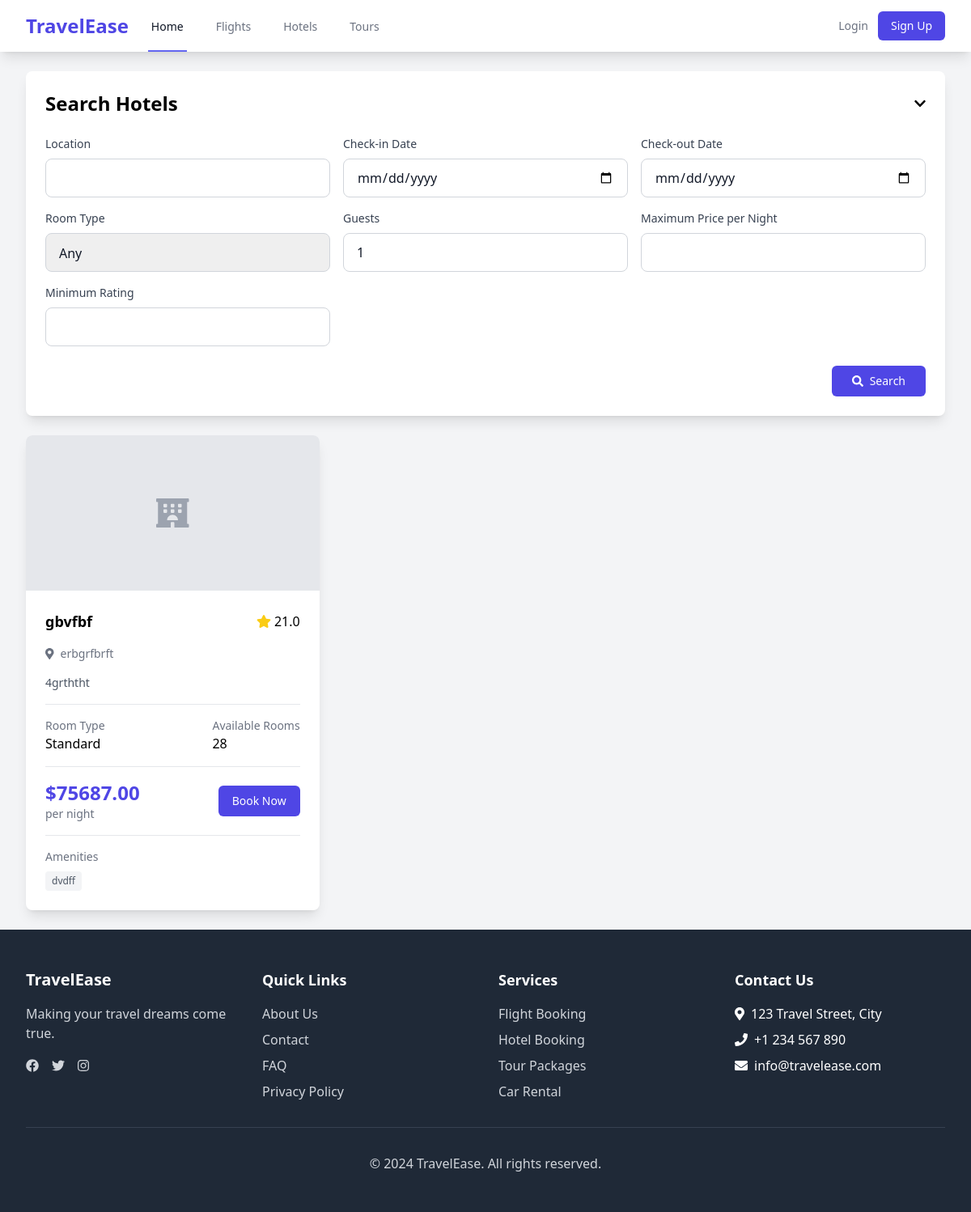
The app's page /hotels/search/, older data.
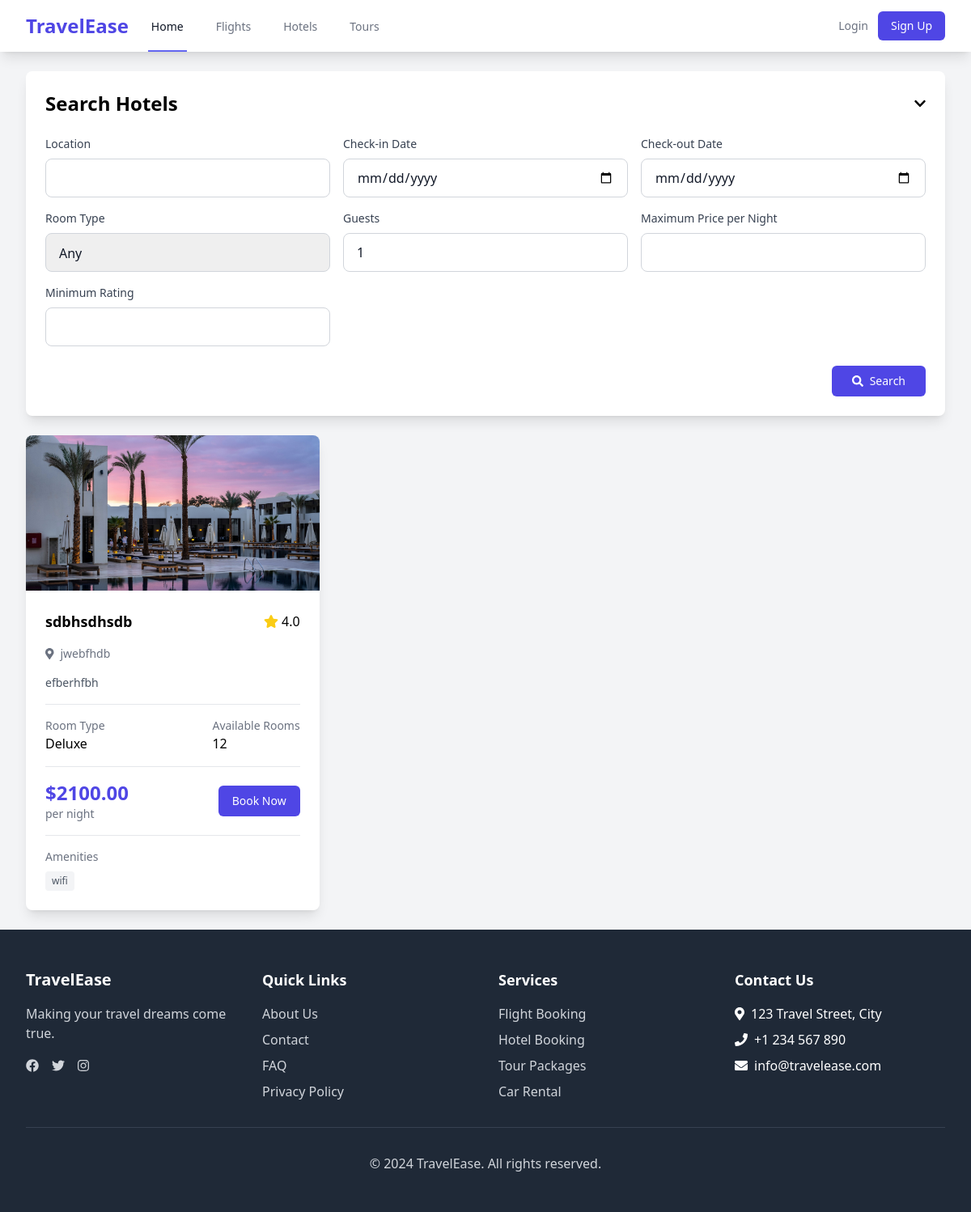
The same page, newer data.
### core/models.py (models this page shows, shortened)
class Hotel(models.Model):
    STANDARD = 'standard'
    DELUXE = 'deluxe'
    SUITE = 'suite'
    ROOM_CHOICES = [
        (STANDARD, 'Standard'),
        (DELUXE, 'Deluxe'),
        (SUITE, 'Suite'),
    ]
    name = models.CharField(max_length=200)
    location = models.CharField(max_length=200)
    description = models.TextField()
    price_per_night = models.DecimalField(max_digits=10, decimal_places=2)
    room_type = models.CharField(max_length=10, choices=ROOM_CHOICES, default=STANDARD)
    available_rooms = models.IntegerField()
    amenities = models.TextField()
    rating = models.DecimalField(max_digits=3, decimal_places=1)
    created_at = models.DateTimeField(auto_now_add=True)
    updated_at = models.DateTimeField(auto_now=True)
    class Meta:
        ordering = ['-rating']

class HotelImage(models.Model):
    hotel = models.ForeignKey('Hotel', related_name='images', on_delete=models.CASCADE)
    image = models.ImageField(upload_to='hotel_images/')
    created_at = models.DateTimeField(auto_now_add=True)
    class Meta:
        ordering = ['created_at']

### core/views.py (the view, shortened to what this page needs)
# urls.py: path('hotels/search/', views.search_hotels, name='search_hotels'),
def search_hotels(request):
    form = HotelSearchForm(request.GET or None)
    hotels = Hotel.objects.all()
    context = {
        'form': form,
        'hotels': hotels,
    }
    return render(request, 'search/hotels.html', context)

### core/forms.py
class HotelSearchForm(forms.Form):
    location = forms.CharField(max_length=200, required=False)
    check_in = forms.DateField(required=False, widget=forms.DateInput(attrs={'type': 'date'}))
    check_out = forms.DateField(required=False, widget=forms.DateInput(attrs={'type': 'date'}))
    room_type = forms.ChoiceField(choices=[('', 'Any')] + Hotel.ROOM_CHOICES, required=False)
    guests = forms.IntegerField(min_value=1, max_value=10, initial=1)
    max_price = forms.DecimalField(required=False, min_value=0)
    min_rating = forms.DecimalField(required=False, min_value=0, max_value=5)

### templates/search/hotels.html (shortened to what the changed rows need)
{% extends 'search/base_search.html' %}
{% load static %}
{% load widget_tweaks %}
{% block search_title %}Search Hotels{% endblock %}
{% block search_results %}
{% if hotels %}
    <div class="grid grid-cols-1 md:grid-cols-2 lg:grid-cols-3 gap-6">
        {% for hotel in hotels %}
        <div class="bg-white rounded-lg shadow-lg overflow-hidden hover:shadow-xl transition duration-300">
            {% if hotel.images.all %}
                <img src="{{ hotel.images.first.image.url }}" alt="{{ hotel.name }}" class="w-full h-48 object-cover">
            {% else %}
                <div class="w-full h-48 bg-gray-200 flex items-center justify-center">
                    <i class="fas fa-hotel text-4xl text-gray-400"></i>
                </div>
            {% endif %}
            <div class="p-6">
                <div class="flex items-center justify-between mb-4">
                    <h3 class="text-lg font-semibold">{{ hotel.name }}</h3>
                    <div class="flex items-center">
                        <i class="fas fa-star text-yellow-400 mr-1"></i>
                        <span>{{ hotel.rating }}</span>
                    </div>
                </div>
                <div class="space-y-4">
                    <div>
                        <p class="text-sm text-gray-500">
                            <i class="fas fa-map-marker-alt mr-2"></i>{{ hotel.location }}
                        </p>
                    </div>
                    <div class="text-sm text-gray-600">
                        <p class="line-clamp-3">{{ hotel.description }}</p>
                    </div>
                    <div class="border-t border-gray-200 pt-4">
                        <div class="flex items-center justify-between">
                            <div>
                                <p class="text-sm text-gray-500">Room Type</p>
                                <p class="font-medium">{{ hotel.get_room_type_display }}</p>
                            </div>
                            <div>
                                <p class="text-sm text-gray-500">Available Rooms</p>
                                <p class="font-medium">{{ hotel.available_rooms }}</p>
                            </div>
                        </div>
                    </div>
                    <div class="border-t border-gray-200 pt-4">
                        <div class="flex items-center justify-between">
                            <div>
                                <p class="text-2xl font-bold text-indigo-600">${{ hotel.price_per_night }}</p>
                                <p class="text-sm text-gray-500">per night</p>
                            </div>
                            <a href="{% url 'book_hotel' hotel.id %}" class="inline-flex items-center px-4 py-2 border border-transparent text-sm font-medium rounded-md text-white bg-indigo-600 hover:bg-indigo-700 focus:outline-none focus:ring-2 focus:ring-offset-2 focus:ring-indigo-500 transition duration-300">
                                Book Now
                            </a>
                        </div>
                    </div>
                    <div class="border-t border-gray-200 pt-4">
                        <p class="text-sm text-gray-500 mb-2">Amenities</p>
                        <div class="flex flex-wrap gap-2">
                            {% for amenity in hotel.amenities.split %}
                                <span class="bg-gray-100 text-gray-600 text-xs px-2 py-1 rounded">
                                    {{ amenity }}
                                </span>
                            {% endfor %}
                        </div>
                    </div>
                </div>
            </div>
        </div>
        {% endfor %}
    </div>
{% endif %}
{% endblock %}

Row changes from the older to the newer data that the page shows:
removed Hotel: name "gbvfbf", rating "21.0", location "erbgrfbrft", description "4grththt", room_type "Standard", available_rooms "28", price_per_night "75687.00", split "dvdff"
added Hotel: images.first.image (picture), name "sdbhsdhsdb", rating "4.0", location "jwebfhdb", description "efberhfbh", room_type "Deluxe", available_rooms "12", price_per_night "2100.00", split "wifi"
